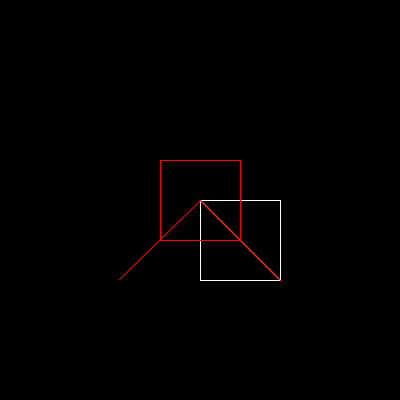
Frame 1 (no input)
Frame 60 (the mouse pressed at the canvas centre just before this capture): identical to frame 1, image omitted
Frame 120 (the mouse held since frame 60 and released just before this capture): identical to frame 1, image omitted

The Processing sketch that drew this single still picture (run headless with seeded random() and noise(); from frame 60 on, the mouse is pressed at the canvas centre):

// Processing sketch: shapemodes
// ── shapemodes.pde


void setup(){
  size(400, 400);
}

void draw(){
  background(0);
  noFill();
  stroke(255);
  rectMode(CORNER);
  rect(width/2, height/2, 80, 80);
  line(width/2, height/2, (width/2)+80, (height/2)+80);
  
  stroke(255,0,0);
  rectMode(CENTER);
  rect(width/2, height/2, 80, 80);
  pushMatrix();
  translate(width/2, height/2);
  line(0,0,80,80);
  rotate(radians(90));
  line(0,0,80,80);
  popMatrix();
}
